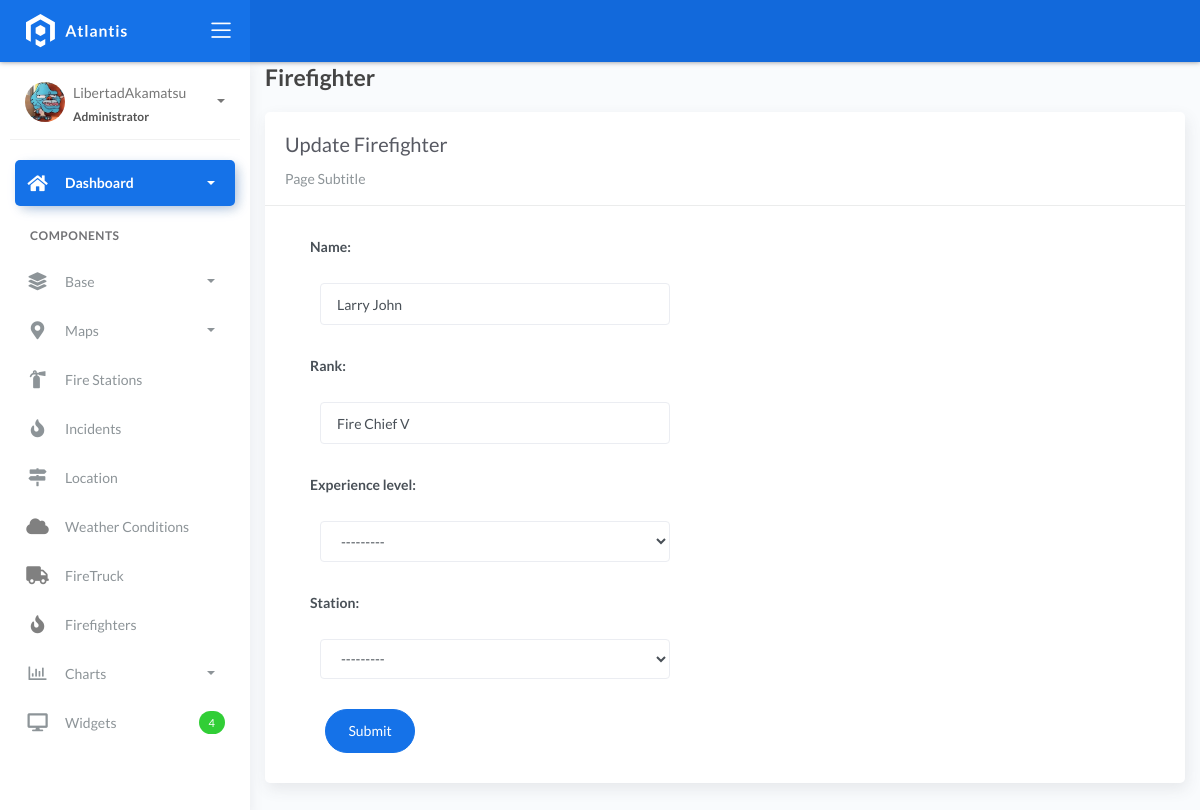
The page /firefighters/1/edit/ on the database as committed earlier.
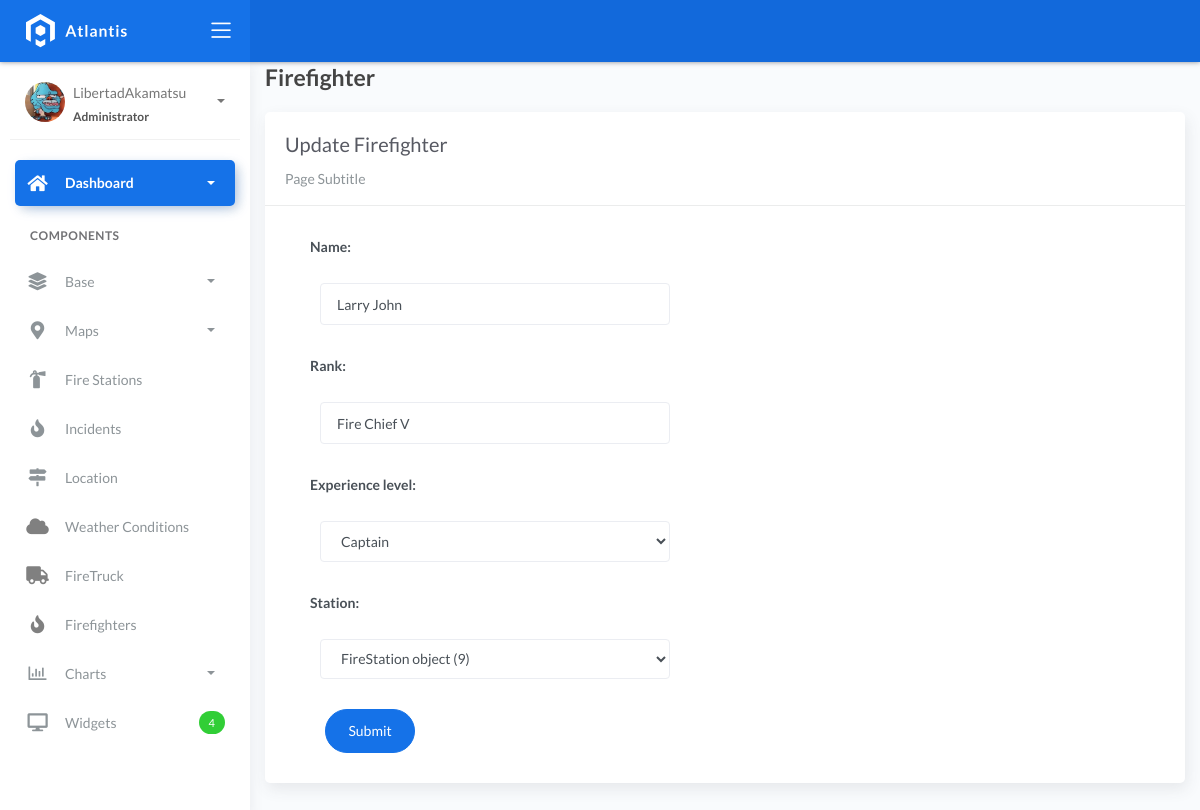
The same page on the database as committed later.
### fire/models.py (models this page shows)
class BaseModel(models.Model):
    created_at = models.DateTimeField(auto_now_add=True, db_index=True)
    updated_at = models.DateTimeField(auto_now=True)
    class Meta:
        abstract = True

class Firefighters(BaseModel):
    XP_CHOICES = (
        ('Probationary Firefighter', 'Probationary Firefighter'),
        ('Firefighter I', 'Firefighter I'),
        ('Firefighter II', 'Firefighter II'),
        ('Firefighter III', 'Firefighter III'),
        ('Driver', 'Driver'),
        ('Captain', 'Captain'),
        ('Battalion Chief', 'Battalion Chief'),)
    name = models.CharField(max_length=150)
    rank = models.CharField(max_length=150)
    experience_level = models.CharField(max_length=150, choices=XP_CHOICES)
    station = models.ForeignKey(FireStation, on_delete=models.SET_NULL, null=True, blank=True)

### fire/views.py (the view, shortened to what this page needs)
# urls.py: path('firefighters/<int:pk>/edit/', FirefightersUpdateView.as_view(), name='firefighters-update'),
class FirefightersUpdateView(UpdateView):
    model = Firefighters
    form_class = FirefightersForm
    template_name = 'firefighter_edit.html'
    success_url = reverse_lazy('firefighters-list')

### fire/forms.py
class FirefightersForm(forms.ModelForm):
    class Meta:
        model = Firefighters
        fields = "__all__"

### templates/firefighter_edit.html
{% extends 'base.html' %} {% load static %} {% block content %}
<div class="content">
    <div class="container-fluid">
        <h4 class="page-title">Firefighter</h4>
        <div class="row">
            <div class="col-md-12">
                <div class="card">
                    <div class="card-header">
                        <div class="card-title">Update Firefighter</div>
                        <div class="card-category">Page Subtitle</div>
                    </div>
                    <div class="col-md-6">
                        <div class="card-body">
                            <form class="" action="" method="post" novalidate>
                                {% csrf_token %} {% include 'includes/form.html' %}
                                <div class="form-group">
                                    <div class="col-md-12 col-sm-3">
                                        <button type="submit" class="btn btn-primary btn-rounded">Submit</button>
                                    </div>
                                </div>
                            </form>
                        </div>
                    </div>
                </div>
            </div>
        </div>
    </div>
</div>
{% endblock %}

### templates/includes/form.html (shortened to what this page needs)
{% load widget_tweaks %}
{% for field in form %}
<div class="field item form-group">
    <label>{{ field.label_tag }}</label>
  <div class="form-group">
    {% render_field field class="form-control" %}
  </div>
</div>
{% endfor %}

Rows that differ between the two databases and show on the page:
changed Firefighters "Larry John": experience_level "---------" → "Captain"; station "---------" → "FireStation object (9)"
